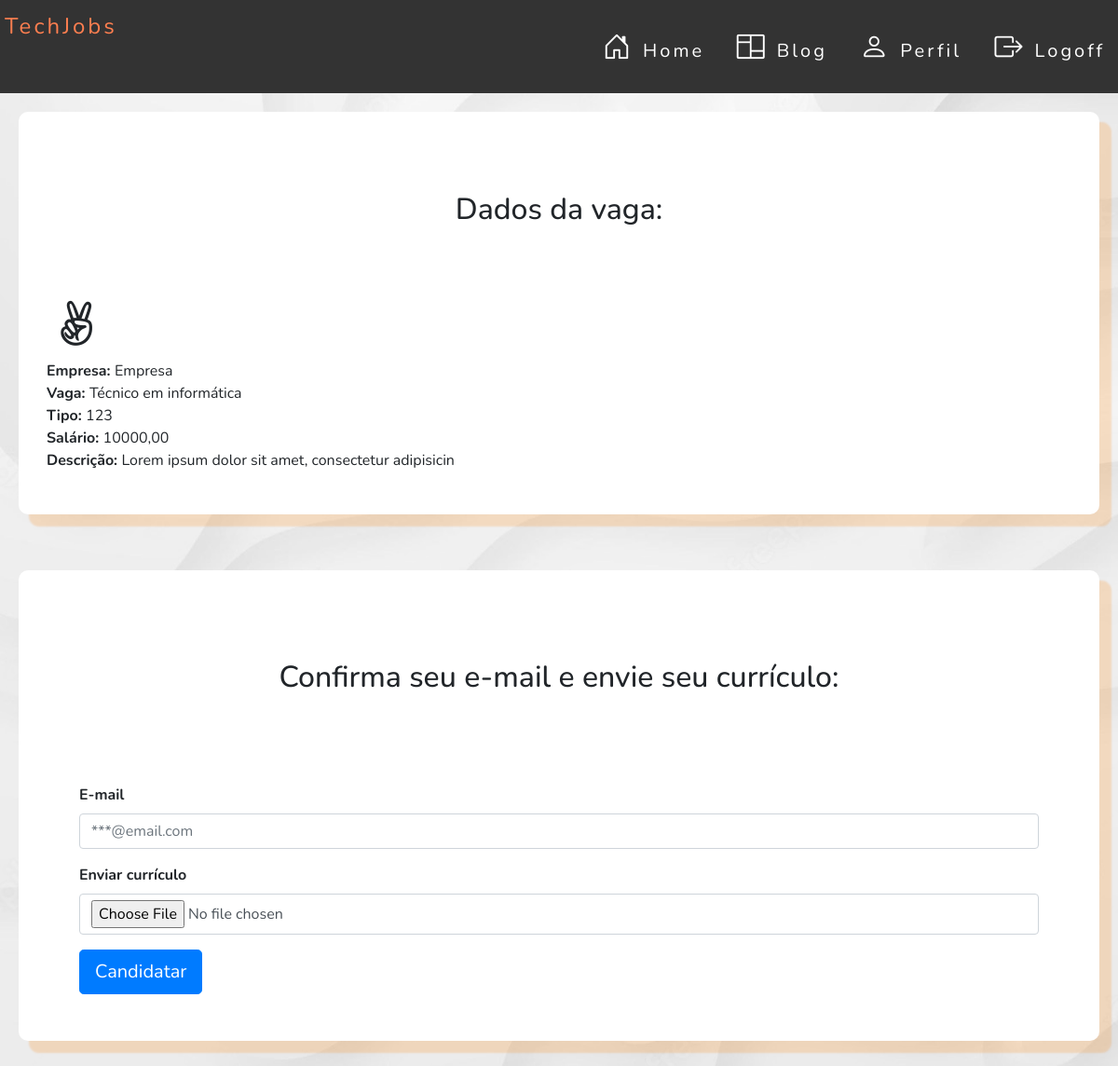
Before: /vaga/candidatar.php?id=2 (signed in) with the older database file.
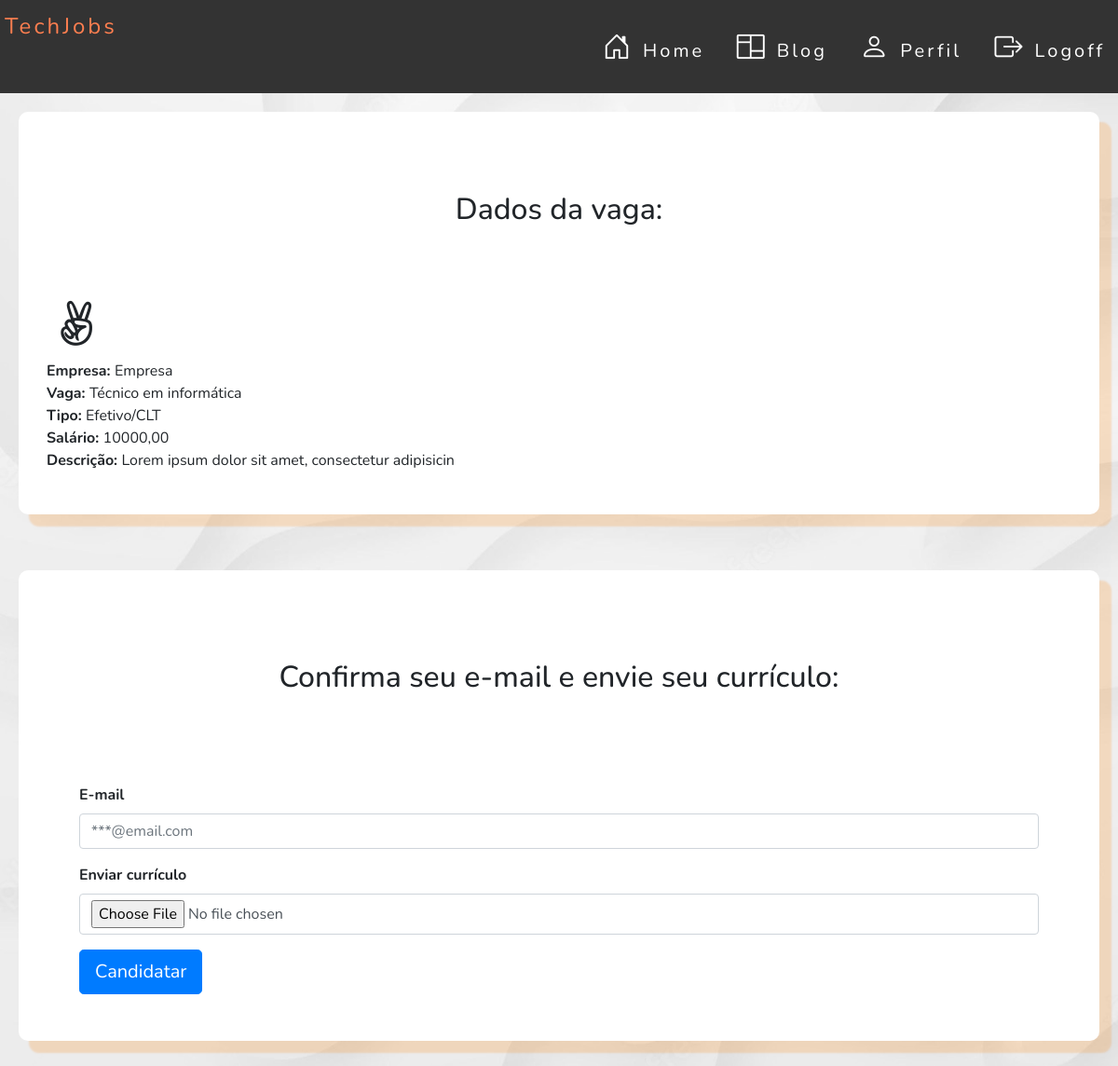
After: the same page with the newer database file.
### tables this page shows
CREATE TABLE `vaga` (
  `id` int NOT NULL,
  `nome` varchar(50) NOT NULL,
  `tipo` varchar(30) NOT NULL,
  `descricao` longtext NOT NULL,
  `salario` varchar(50) NOT NULL,
  `carga_horaria` varchar(100) NOT NULL,
  `data_publicacao` date NOT NULL,
  `data_expiracao` date NOT NULL,
  `usuario_id` int DEFAULT NULL
);

### src/database/conexao.php (called while the page is built)
<?php
class Conexao
{
    public static function getConexao()
    {
        try {
            return new PDO("mysql:host=127.0.0.1;dbname=techjobsdb", "root", "");
        } catch (\PDOException $e) {
            echo 'Error ao conectar com banco de dados. ' . $e->getMessage();
            return null;
        }
    }
}

### src/dao/vagadao.php (called while the page is built, shortened)
<?php
include_once __DIR__ . '/../database/conexao.php';
class  VagaDAO
{
    private $dbh;
    public function __construct()
    {
        $this->dbh = Conexao::getConexao();
    }
    public function getById($id)
    {
        $id = filter_input(INPUT_GET, 'id', FILTER_SANITIZE_SPECIAL_CHARS);
        $query = "SELECT * FROM vaga WHERE id = :id;";
        $stmt = $this->dbh->prepare($query);
        $stmt->bindParam(":id", $id);
        $stmt->execute();
        $row = $stmt->fetch(PDO::FETCH_BOTH);
        $this->dbh = null;
        return $row;
    }
    public function getUsuario($id, $nome)
    {
        $query = "SELECT vaga.id, vaga.usuario_id
                FROM vaga
                INNER JOIN usuario
                ON vaga.id=usuario.nome;";
        $stmt = $this->dbh->query($query);
        $row = $stmt->fetch();
        $this->dbh = null;
        return $row;
    }
}

### src/dao/usuariodao.php (called while the page is built, shortened)
<?php
include_once __DIR__ . '/../database/conexao.php';
class  UsuarioDAO
{
    private $dbh;
    public function __construct()
    {
        $this->dbh = Conexao::getConexao();
    }
    public function getById($id)
    {
        $query = "SELECT * FROM usuario WHERE id = :id";
        $stmt = $this->dbh->prepare($query);
        $stmt->bindParam(":id", $id);
        $stmt->execute();
        $row = $stmt->fetch(PDO::FETCH_BOTH);
        $this->dbh = null;
        return $row;
    }
}

### vaga/candidatar.php (the view, shortened to what this page needs)
<?php
require_once __DIR__ . '/../layouts/headerLogin.php';
require_once __DIR__ . '/../src/dao/vagadao.php';
require_once __DIR__ . '/../src/dao/usuariodao.php';
$dao = new VagaDAO();
$vaga = $dao->getById('$id');
?>
<link rel="stylesheet" href="https://maxcdn.bootstrapcdn.com/bootstrap/4.0.0/css/bootstrap.min.css"
>
<link rel="stylesheet" href="https://cdn.jsdelivr.net/npm/bootstrap-icons@1.11.1/font/bootstrap-icons.css">
<link rel="stylesheet" href="../assets/css/style.css">
<link rel="stylesheet" href="https://cdn.jsdelivr.net/npm/bootstrap-icons@1.11.1/font/bootstrap-icons.css">
<section class="main-blog">
    <div class="main-blog-content">
        <article>
            <div class="py-3 text-center" style="margin: 40px auto">
                <h2>Dados da vaga:</h2>
            </div>
            <div class="icon"><i class="fa fa-3x fa-angellist"></i></div>
            <div class="content" title="<?= $vaga[3] ?>">
                <?php
                $id = $vaga['usuario_id'];
                $dao1 = new UsuarioDAO();
                $usuario = $dao1->getById($id);
                ?>
                <?php echo '<strong>Empresa: </strong>' . $usuario[1]  ?><br>
                <?php echo '<strong>Vaga: </strong>' . $vaga[1] ?><br>
                <p><?php echo '<strong>Tipo: </strong> ' . $vaga[2] ?><br>
                    <?php echo '<strong>Salário: </strong> ' . $vaga[4] ?><br>
                    <?php echo '<strong>Descrição: </strong> ' .
                        substr($vaga[3], 0,
                            (strlen($vaga[3]) >= 50 ? 50 :
                                strlen($vaga[3]))) ?>
                </p>
            </div>
        </article>
        <article>
            <div class="py-3 text-center" style="margin: 50px auto">
                <h2>Confirma seu e-mail e envie seu currículo: </h2>
            </div>
            <div class="content">
                <div class="container">
                    <div class="row">
                        <div class="col-md-12">
                            <div class="card-body font-weight-bold">
                                <form action="processa_envio.php?acao=enviar" enctype="multipart/form-data" method="POST">
                                    <div class="form-group">
                                        <label for="para">E-mail</label>
                                        <input name="para" type="email" class="form-control" id="para"
                                               placeholder="***@email.com">
                                    </div>
                                    <div class="form-group">
                                        <label for="arquivo">Enviar currículo</label>
                                        <input name="arquivo" type="file" class="form-control" id="arquivo">
                                    </div>
                                    <button type="submit" class="btn btn-primary btn-lg">Candidatar</button>
                                </form>
                            </div>
                        </div>
                    </div>
                </div>
        </article>
    </div>
</section>

Changed rows visible on the page:
changed vaga "Técnico em informática": tipo "123" → "Efetivo/CLT"
